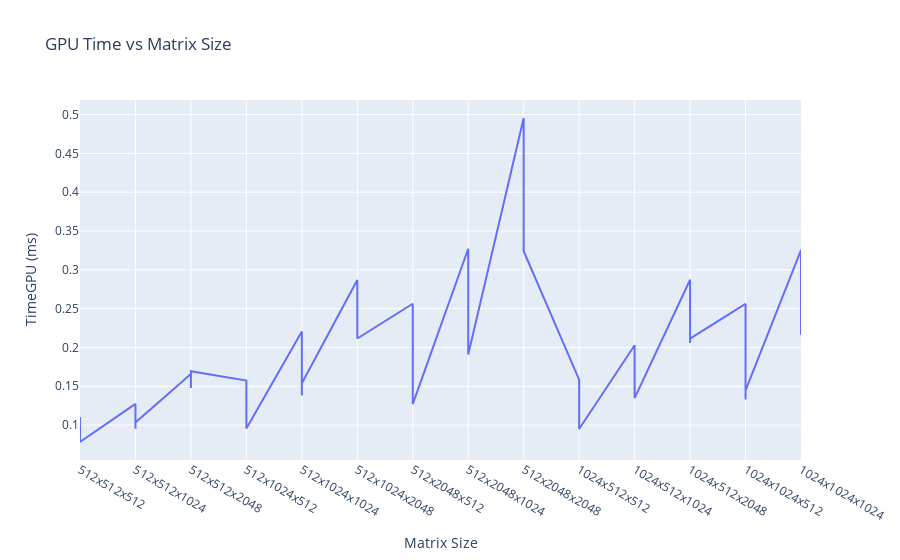
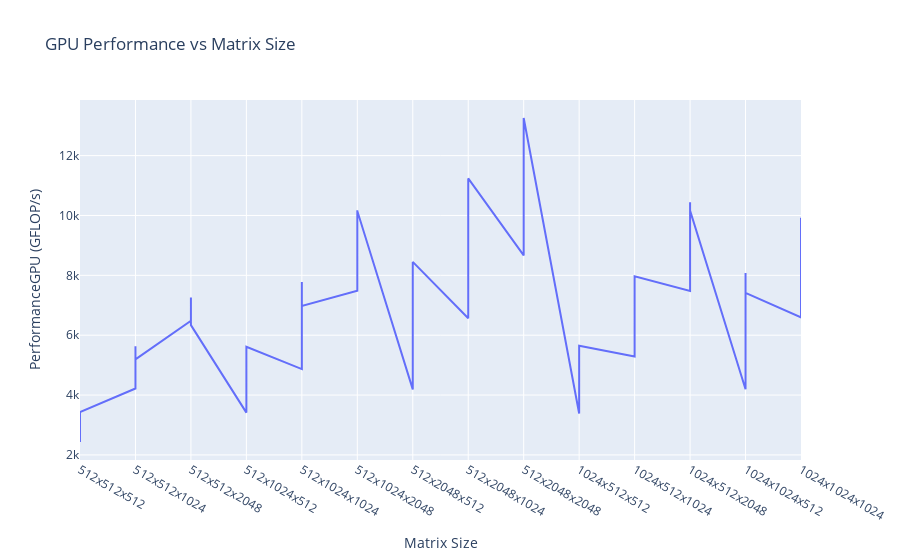

These figures' notebook cell, in order:
### Code cell
# Load the CSV file into a DataFrame
df = pd.read_csv('data/gemmTileBatchTests.csv')

# Create a new column 'Matrix Size' by combining M, N, K
df['Matrix Size'] = df['M'].astype(str) + 'x' + df['N'].astype(str) + 'x' + df['K'].astype(str)

# Plot 1: TimeGPU vs Matrix Size
fig1 = px.line(df, x='Matrix Size', y='TimeGPU(ms)',
               title='GPU Time vs Matrix Size',
               labels={'Matrix Size': 'Matrix Size', 'TimeGPU(ms)': 'TimeGPU (ms)'})
fig1.show()

# Plot 2: PerformanceGPU vs Matrix Size
fig2 = px.line(df, x='Matrix Size', y='PerformanceGPU(GFLOP/s)',
               title='GPU Performance vs Matrix Size',
               labels={'Matrix Size': 'Matrix Size', 'PerformanceGPU(GFLOP/s)': 'PerformanceGPU (GFLOP/s)'})
fig2.show()
